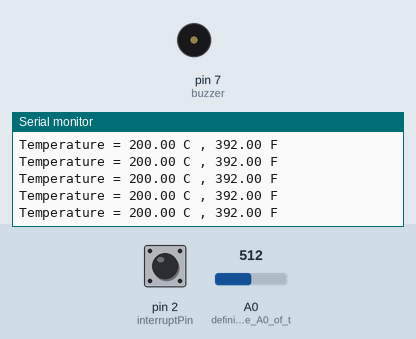
Recording of a sketch running on a simulated Arduino Uno, built with avr-gcc and run on an emulated ATmega328P. Shown: buzzer (waves = sounding, pin HIGH), the last lines printed to the serial monitor. The test bench sets the inputs (shaded band); at power-on: pin 2 (interruptPin) LOW, A0 (defining_pin_mode_A0_of_t) = 512.

Above: at 1.2 s.
1.3 s: pin 2 (interruptPin) pulled HIGH for 0.15 s
4.4 s: A0 (defining_pin_mode_A0_of_t) set to 326
At 5.5 s:
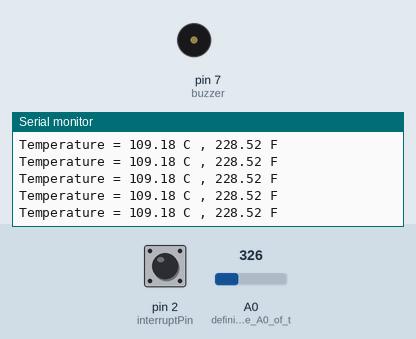
7.4 s: A0 (defining_pin_mode_A0_of_t) set to 292
At 8.3 s:
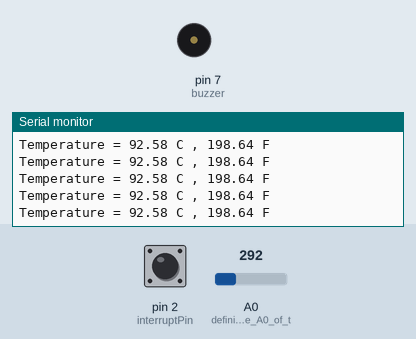
10.4 s: pin 2 (interruptPin) driven HIGH
13.4 s: pin 2 (interruptPin) driven LOW
Timing chart, 0 to 16.4 s (numbered marks = the images above; inputs shaded):
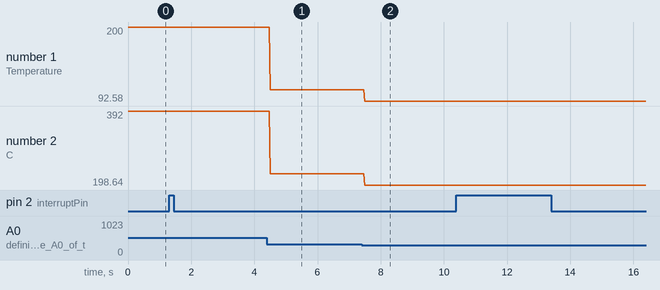

Measured:
- after the input at 4.4 s, the serial monitor: prints a new line after 0.10 s (image 1)
- after the input at 7.4 s, the serial monitor: prints a new line after 0.10 s (image 2)
- plotted number 1: 200 → 109.18 after the input at 4.4 s, 109.18 → 92.58 after the input at 7.4 s
- plotted number 2: 392 → 228.52 after the input at 4.4 s, 228.52 → 198.64 after the input at 7.4 s

The sketch:

Task_M1_T2P.ino
```cpp
//Kanika Kukreja
//2110994766
// C++ code

//Defining some variables
float temp;
float tempC = 0;
float tempF = 0;
int buzzer = 7;
int interruptPin = 2;

void setup()
{
  pinMode(A0, INPUT);//defining pin mode A0 of temerature sensor as an input
  pinMode(buzzer, OUTPUT);//defining the buzzer pin as an output pin
  Serial.begin(9600);//beginning the serial communication

  //adding interrupt
  attachInterrupt(digitalPinToInterrupt(interruptPin), interruptFunction, CHANGE);
}

void loop()
{
  temp = analogRead(A0);
  temp =((temp*5)/1024);
  tempC = ((temp-0.5)*100);
  tempF = ((tempC)* 9/5 + 32);
  Serial.print("Temperature = ");
  Serial.print(tempC);
  Serial.print(" C , ");
  Serial.print(tempF);
  Serial.println(" F ");
}

//the interrupt function instead of running if loop
//inside the loop.
void interruptFunction()
{
  if (temp <=22)
  {
    noTone(buzzer);
    delay(1000);
  }
  if (temp >= 18 && temp <= 22)
  {
    noTone(buzzer);
    delay(1000);
  }
  if (temp > 23)
  {
    tone(7, 1000);
    delay(200);
  }
}
```
